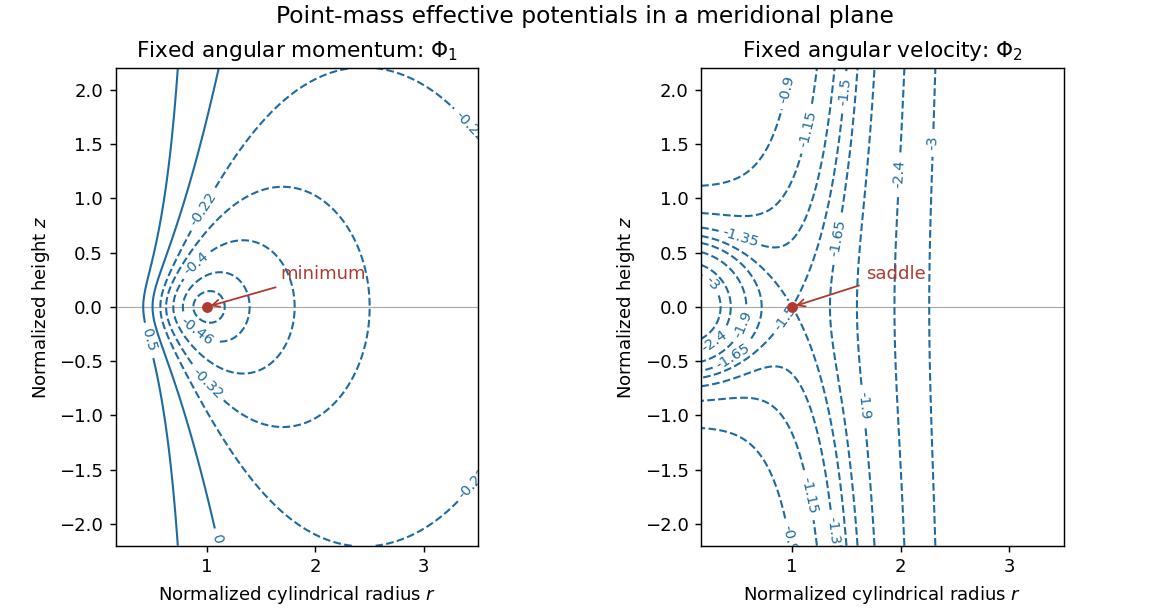

Write the Python code that produced this figure.
"""Original potential contours; Python 3.14 and root NumPy/Matplotlib.

Writes paper-68-effective-potentials.png to caller CWD. Honors MPLCONFIGDIR.
"""
import numpy as np
import matplotlib
matplotlib.use('Agg')
import matplotlib.pyplot as plt

r=np.linspace(.16,3.5,550);z=np.linspace(-2.2,2.2,550)
R,Z=np.meshgrid(r,z);grav=-1/np.hypot(R,Z)
fig,axes=plt.subplots(1,2,figsize=(9,4.7),facecolor='white',layout='constrained')
for ax,V,levels,title,name in zip(axes,[grav+.5/R**2,grav-.5*R**2],
        [[-.49,-.46,-.4,-.32,-.22,0,.5],[-3.,-2.4,-1.9,-1.65,-1.5,-1.35,-1.15,-.9]],
        [r'Fixed angular momentum: $\Phi_1$',r'Fixed angular velocity: $\Phi_2$'],['minimum','saddle']):
    ax.set_facecolor('white')
    contours=ax.contour(R,Z,V,levels=levels,colors='#1d6ba0',linewidths=1.15)
    ax.clabel(contours,inline=True,fontsize=8,fmt='%g')
    ax.scatter([1],[0],color='#af3b30',s=25,zorder=5)
    ax.annotate(name,xy=(1,0),xytext=(1.68,.26),fontsize=10,
        arrowprops={'arrowstyle':'->','color':'#af3b30'},color='#af3b30')
    ax.axhline(0,color='#aaaaaa',lw=.65,zorder=0)
    ax.set(xlim=(.16,3.5),ylim=(-2.2,2.2),xlabel=r'Normalized cylindrical radius $r$',ylabel=r'Normalized height $z$',title=title)
    ax.set_aspect('equal')
fig.suptitle('Point-mass effective potentials in a meridional plane',fontsize=13)
fig.savefig('paper-68-effective-potentials.png',dpi=130,facecolor='white',transparent=False)
plt.close(fig)
